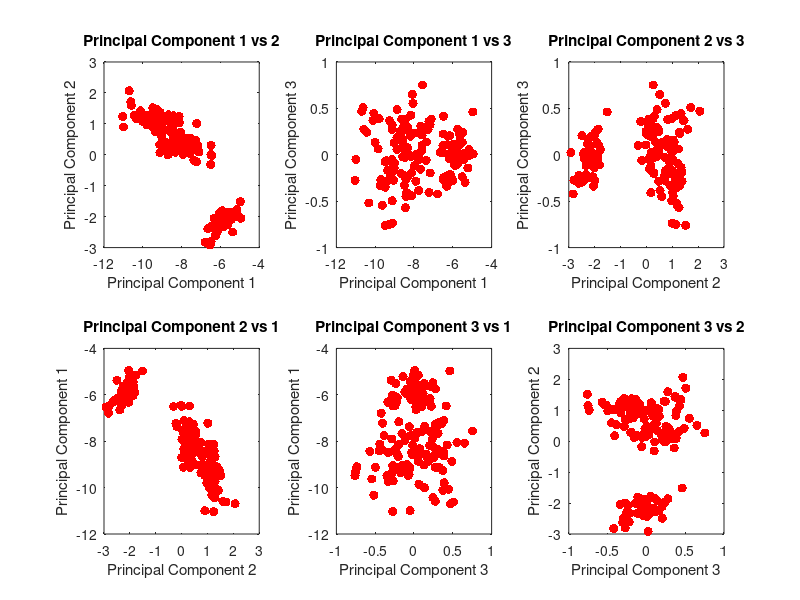

Write MATLAB code to recreate this figure.
load IrisData;

[n,p]=size(X);
x_c = (1/p)*sum(X(:,:),2);
X_c = X - x_c*ones(1,p);
[U,D,V]=svd(X,'econ');
Z=U(:,1:3)'*X;

figure(1);
subplot(2,3,1)
plot(Z(1,:),Z(2,:),'r.','MarkerSize',20);
xlabel('Principal Component 1')
ylabel('Principal Component 2')
title('Principal Component 1 vs 2')

subplot(2,3,2)
plot(Z(1,:),Z(3,:),'r.','MarkerSize',20);
xlabel('Principal Component 1')
ylabel('Principal Component 3')
title('Principal Component 1 vs 3')

subplot(2,3,3)
plot(Z(2,:),Z(3,:),'r.','MarkerSize',20);
xlabel('Principal Component 2')
ylabel('Principal Component 3')
title('Principal Component 2 vs 3')

subplot(2,3,4)
plot(Z(2,:),Z(1,:),'r.','MarkerSize',20);
xlabel('Principal Component 2')
ylabel('Principal Component 1')
title('Principal Component 2 vs 1')

subplot(2,3,5)
plot(Z(3,:),Z(1,:),'r.','MarkerSize',20);
xlabel('Principal Component 3')
ylabel('Principal Component 1')
title('Principal Component 3 vs 1')

subplot(2,3,6)
plot(Z(3,:),Z(2,:),'r.','MarkerSize',20);
xlabel('Principal Component 3')
ylabel('Principal Component 2')
title('Principal Component 3 vs 2')